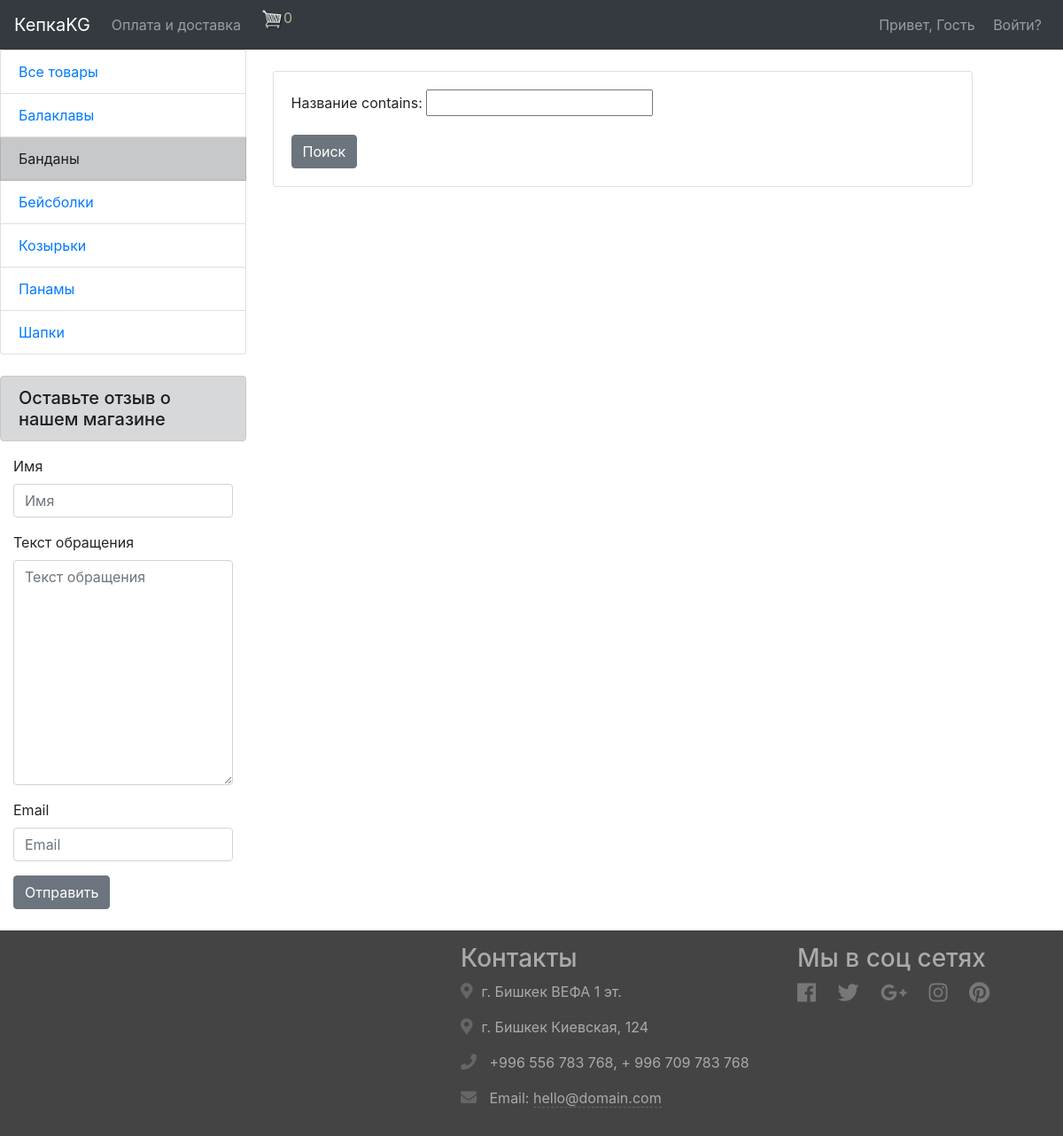
The page /product/category/4/ on the database as committed earlier.
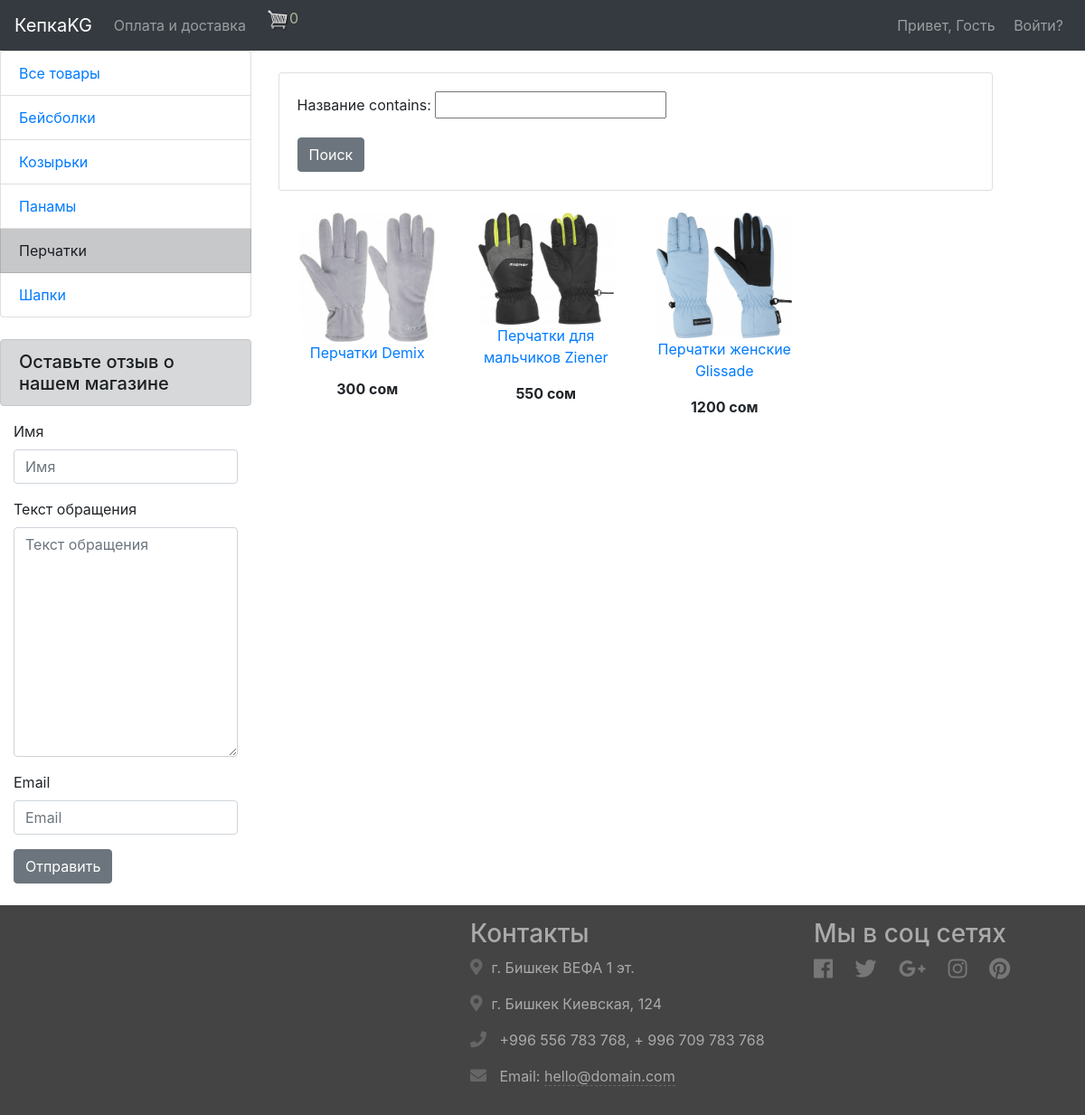
The same page on the database as committed later.
### product/models.py (models this page shows, shortened)
class Category(models.Model):
    name = models.CharField(max_length=255, verbose_name="Категория")
    class Meta:
        verbose_name = "категорию"
        verbose_name_plural = "Категории"

class Product(models.Model):
    name = models.CharField(
        max_length=255,
        blank=True, null=True,
        verbose_name='Название'
    )
    main_image = models.ImageField(
        default='/product_images_main/default_main_photo.png/',
        upload_to='product_images_main',
        verbose_name='Основное фото'
    )
    vendor_code = models.CharField(
        max_length=20,
        unique=True,
        blank=True,
        null=True,
        verbose_name='Артикул'
    )
    description = models.CharField(
        max_length=5000,
        null=True,
        blank=True,
        verbose_name='Описание'
    )
    old_price = models.DecimalField(
        default=0,
        max_digits=11,
        decimal_places=2,
        verbose_name='Текущая цена'
    )
    new_price = models.DecimalField(
        default=0,
        max_digits=11,
        decimal_places=2,
        verbose_name='Новая цена'
    )
    cost_price = models.DecimalField(
        default=0,
        max_digits=11,
        decimal_places=2,
        verbose_name='Себестоимость'
    )
    digital = models.BooleanField(default=False,null=True, blank=True)
    quantity_in_warehouse = models.IntegerField(
        default=0,
        verbose_name='Колличество на на складе'
    )
    availability = models.BooleanField(
        default=True,
        verbose_name='Наличие в магазине'
    )
    SHOPS = (
        (1, 'ТЦ ЦУМ, 3 этаж, бутик B16'),
        (2, 'ТЦ Вефа, 1 этаж'),
        (3, 'Киевская, 124 (ориентрир ТЦ Караван)'),
        (4, 'г. Ош, ул. Масалиева, 44'),
        (5, 'Все магазины')
    )
    shop = models.IntegerField(
        choices=SHOPS,
        default=5,
        verbose_name='Магазины'
    )
    category = models.ForeignKey(
        to="Category",
        on_delete=models.SET_NULL,
        related_name="product",
        null=True,
        blank=True,
        verbose_name="Категория"
    )
    created = models.DateField(
        auto_now_add=True,
        verbose_name='Дата создания'
    )
    deleted = models.BooleanField(
        default=False,
        verbose_name='Удален'
    )
    class Meta:
        verbose_name = "Товар"
        verbose_name_plural = "Товары"
        ordering = ["name"]
    @property
    def imageURL(self):
        try:
            url = self.main_image.url
        except:
            url = ''
        return url

### product/views.py (the view)
# urls.py: path('category/<int:pk>/', category, name='category'),
def category(request, pk):
    data = cartData(request)
    cartItems = data['cartItems']
    f = ProductFilter(request.GET, queryset=Product.objects.filter(
        category__id=pk,
        availability=True,
        deleted=False
        ))
    context = {'cartItems':cartItems, 'filter': f}
    context['category_pk'] = pk
    return render(request, "product/main.html", context)

### feedback/forms.py
class FeedbackForm(forms.ModelForm):
    class Meta:
        model = Feedback
        fields = ["name", "text","email"]

### order/utils.py (called while the page is built, shortened)
def cookieCart(request):
	try:
		cart = json.loads(request.COOKIES['cart'])
	except:
		cart = {}
	items = []
	order = {'get_cart_total':0, 'get_cart_items':0}
	cartItems = order['get_cart_items']
	return {'cartItems':cartItems, 'order':order, 'items':items}

def cartData(request):
	if request.user.is_authenticated:
		customer = request.user.customer
		order, created = Order.objects.get_or_create(customer=customer, complete=False)
		items = order.orderitem_set.all()
		cartItems = order.get_cart_items
	else:
		cookieData = cookieCart(request)
		cartItems = cookieData['cartItems']
		order = cookieData['order']
		items = cookieData['items']
	return {'cartItems':cartItems, 'order':order, 'items':items}

### product/context_processors.py (called while the page is built)
def category(request):
    context = {}
    context["categories"] = Category.objects.order_by("name")
    context["feedback_form"] = FeedbackForm()
    return context

### product/templates/product/main.html
{% extends 'index.html' %}
{% load bootstrap4 %}
{% load static %}
{% block content %}
  <div class="card card-body">
    <form method="get">
      {{ filter.form.as_p }}<button class="btn btn-secondary" type="submit">Поиск</button>
    </form>
  </div>
  <br>
  <div class="container-fluid text-center bg-grey">
      <div class="row text-center">
      {% for obj in filter.qs %}
        <div class="col-sm-3">
          <div class="thumbnail">
            <a href="{% url 'product_detail' obj.id %}">
            <img src="{{ obj.imageURL }}" width="150px">
            </a>
          <a href="{% url 'product_detail' obj.id %}">
            <p>{{ obj.name }}</p>
          </a>
            <p><strong>{{ obj.old_price|floatformat:0 }} сом</strong></p>
          </div>
        </div>
        {% endfor %}
      </div>
  </div>
{% endblock %}

### product/templates/index.html (shortened to what this page needs)
{% load bootstrap4 %}
{% load static %}
<!DOCTYPE html>
<html lang="ru">
<head>
    <link rel="stylesheet" href="https://stackpath.bootstrapcdn.com/bootstrap/4.5.2/css/bootstrap.min.css">
    <link rel="stylesheet" href="https://maxcdn.bootstrapcdn.com/font-awesome/4.7.0/css/font-awesome.min.css">
    <link rel="stylesheet" href="https://use.fontawesome.com/releases/v5.0.6/css/all.css">
    <link rel="stylesheet" href="{% static 'css/styles.css' %}">
    <link rel="stylesheet" type="text/css" href="{% static 'css/for_cart_icons.css' %}">
</head>
<body>
    <nav class="navbar navbar-expand-md navbar-dark bg-dark">
        <a href="{% url 'products' %}" class="navbar-brand">КепкаKG</a>
        <div class="collapse navbar-collapse" id="navbarCollapse">
            <div class="navbar-nav">
                <a href="{% url 'info' %}" class="nav-item nav-link">Оплата и доставка</a>
                <a href="{% url 'cart' %}">
                  <img  id="cart-icon" src="{% static 'images/cart.png' %}">
                </a>
                <p id="cartItems" style="color:rgb(179, 182, 150)">{{cartItems}}</p>
            </div>
        </div>
          <form class="navbar-nav">
            <li class="nav-item">
                {% if request.user.is_authenticated and request.user %}
                <li class="nav-item dropdown">
                  <a class="nav-link dropdown-toggle" href="#" id="navbardrop" data-toggle="dropdown">
                    {{ request.user.username }}
                  </a>
                  <div class="dropdown-menu">
                    <a class="dropdown-item" href="{% url 'edit-profile' request.user.profile.id %}">
                      Мой профиль
                    </a>
                    <a class="dropdown-item" href="{% url 'orders_list' %}">
                      Мои покупки
                    </a>
                  </div>
                </li>
                    <a href="{% url 'account_logout' %}" class="nav-link d-inline">Выйти?</a>
                {% else %}
                    <a href="#" class="nav-link d-inline">
                      Привет, Гость
                    </a>
                    <a href="{% url 'account_login' %}" class="nav-link d-inline">Войти?</a>
                {% endif %}
            </li>
          </form>
    </nav>
    <div>
      {% block page %}
        <div class="row">
          <div class="col-lg-3 col-md-2">
            <div class="list-group">
              <a href="{% url 'products' %}" class="list-group-item">Все товары</a>
              {% for category in categories %}
                <a href="{% url 'category' category.id %}"
                  class="list-group-item
                  {% if category.id == category_pk %}
                    list-group-item-dark
                  {% endif %}
                ">
                  {{ category.name }}
                </a>
              {% endfor %}
            </div>
            <br>
            <h5 class="alert alert-dark">Оставьте отзыв о нашем магазине</h5>
            <div class="container-fluid">
              <form action="{% url 'feedback' %}" method="POST" enctype="multipart/form-data">
                {% bootstrap_form feedback_form %}
                <button class="btn btn-secondary">
                  Отправить
                </button>
              </form>
            </div>
          </div>
        <div class="col-lg-8 col-md-9"><br>
          {% block content %}
          {% endblock %}
        </div>
      </div>
      {% endblock %}
    </div>
    <br>
        <footer>
        	<div class="footer-bottom">
		        <div class="container">
		        	<div class="row">
		        		<div class="col-md-4 col-lg-4 footer-about wow fadeInUp">
	                    </div>
		        		<div class="col-md-4 col-lg-4 offset-lg-1 footer-contact wow fadeInDown">
		        			<h3>Контакты</h3>
                            <p><i class="fas fa-map-marker-alt"></i>г. Бишкек ВЕФА 1 эт.</p>
                            <p><i class="fas fa-map-marker-alt"></i>г. Бишкек Киевская, 124</p>
		                	<p><i class="fas fa-phone"></i> +996 556 783 768, + 996 709 783 768</p>
		                	<p><i class="fas fa-envelope"></i> Email: <a href="mailto:hello@domain.com">hello@domain.com</a></p>
	                    </div>
	                    <div class="col-md-4 col-lg-3 footer-social wow fadeInUp">
	                    	<h3>Мы в соц сетях</h3>
	                    	<p>
	                    		<a href="#"><i class="fab fa-facebook"></i></a>
								<a href="#"><i class="fab fa-twitter"></i></a>
								<a href="#"><i class="fab fa-google-plus-g"></i></a>
								<a href="#"><i class="fab fa-instagram"></i></a>
								<a href="#"><i class="fab fa-pinterest"></i></a>
	                    	</p>
	                    </div>
		            </div>
		        </div>
	        </div>
        </footer>
</body>
</html>

### product/static/css/styles.css (style rules this page uses)
.footer-contact p { word-wrap: break-word; }
.footer-contact i { padding-right: 10px; font-size: 18px; color: #666; }
.footer-contact p a { color: #aaa; border-bottom: 1px dashed #666; }
.footer-social a { display: inline-block; margin-right: 20px; margin-bottom: 8px; color: #777; border: 0; }
.footer-social i { font-size: 24px; vertical-align: middle; }
.footer-bottom { padding: 15px 0; background: #444; text-align: left; color: #aaa; }

Rows that differ between the two databases and show on the page:
removed Category: name "Балаклавы"
changed Category: name "Банданы" → "Перчатки"; moves down the list
added Product: imageURL (picture), name "Перчатки Demix", old_price "300"
added Product: imageURL (picture), name "Перчатки для мальчиков Ziener", old_price "550"
added Product: imageURL (picture), name "Перчатки женские Glissade", old_price "1200"
